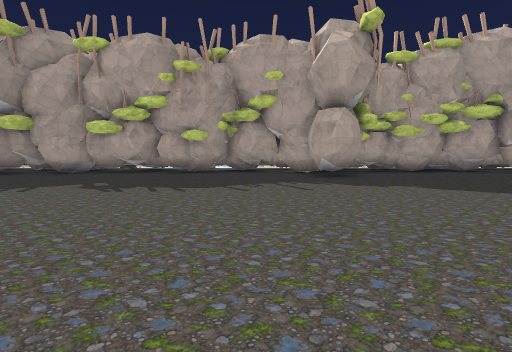
[1] (above)

22 first-person views from a walk through a 3-D level made in the Godot game engine. The camera is 1.3 m above the floor, tilts 4° down and sees 80° across. The floor is counted in squares, 2 m on a side. Each view is taken from the middle of a square. On the plan, view 1 faces up. The plan holds only what a view shows up to about 10 squares ahead; the rest is blank. The place goes on beyond the plan. Some surface patterns are stand-ins.

[2]
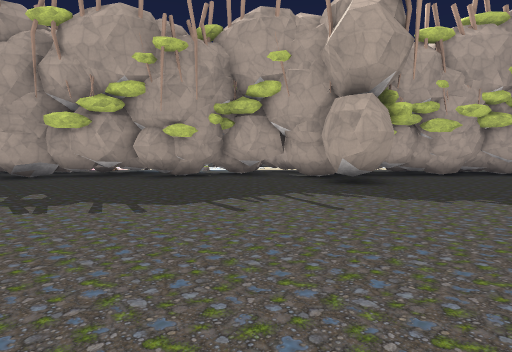

[3]
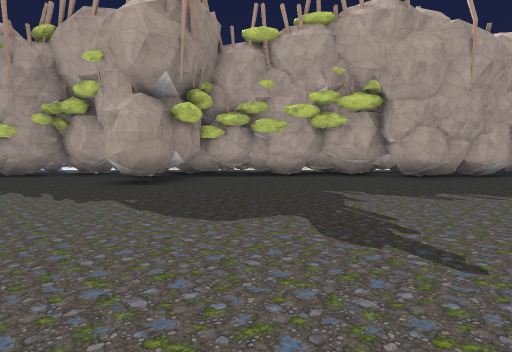

[4]
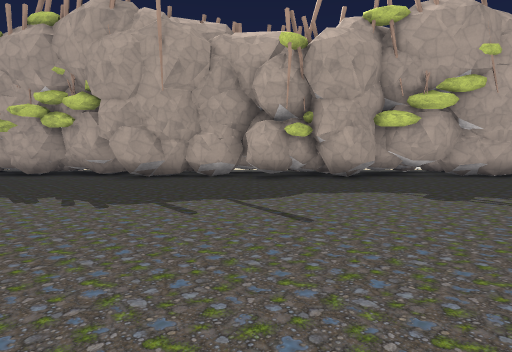

[5]
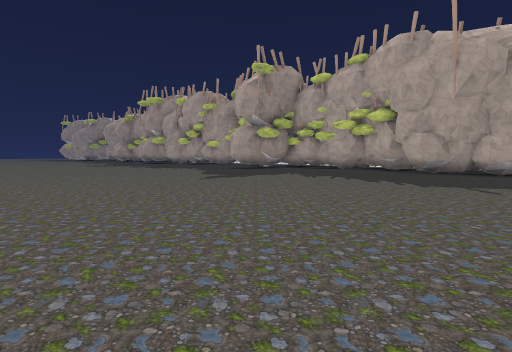

[6]
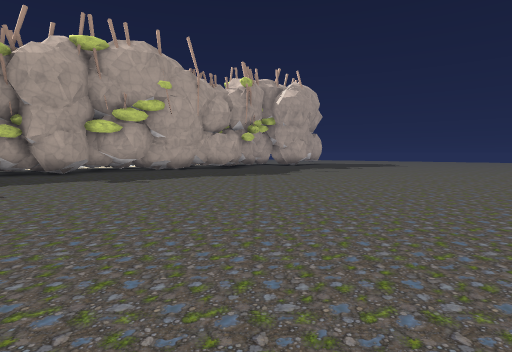

[7]
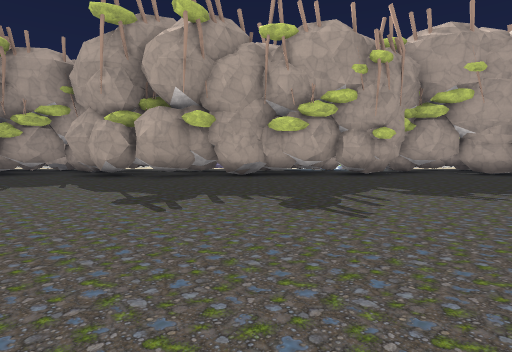

[8]
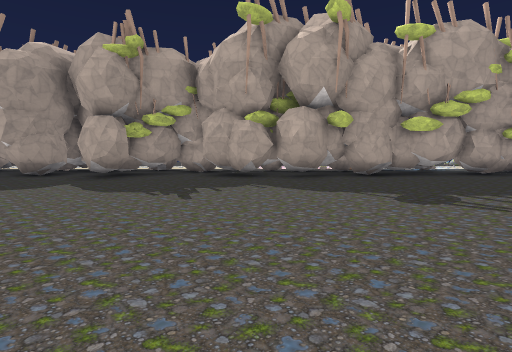

[9]
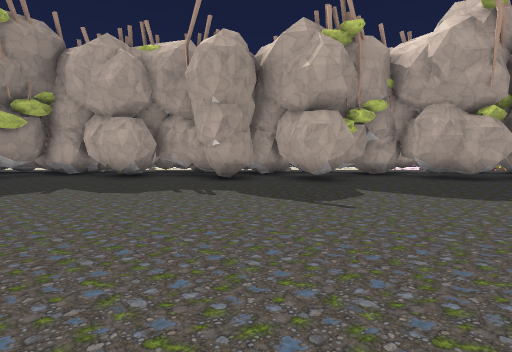

[10]
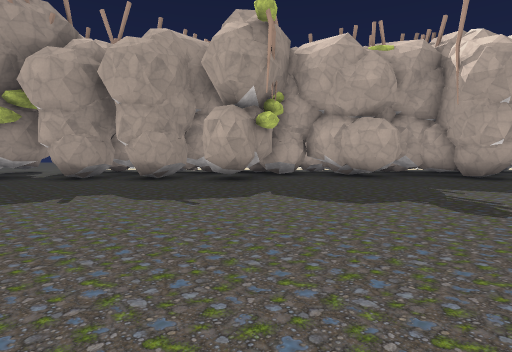

[11]
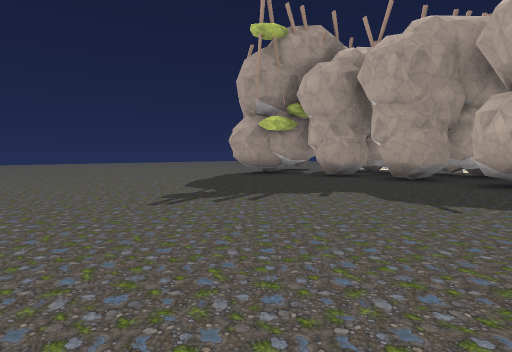

[12]
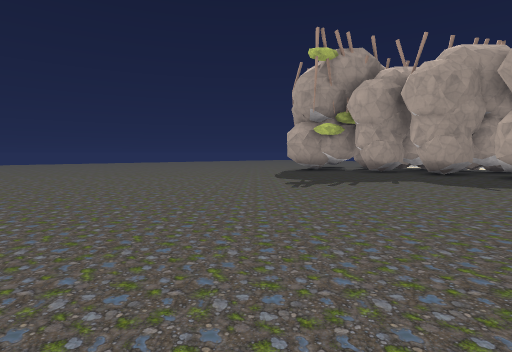

[13]
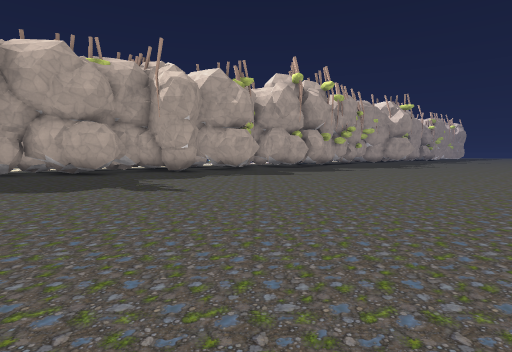

[14]
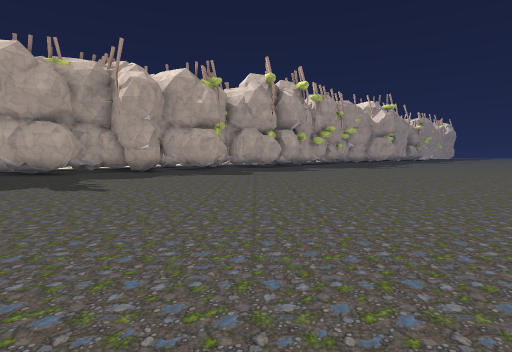

[15]
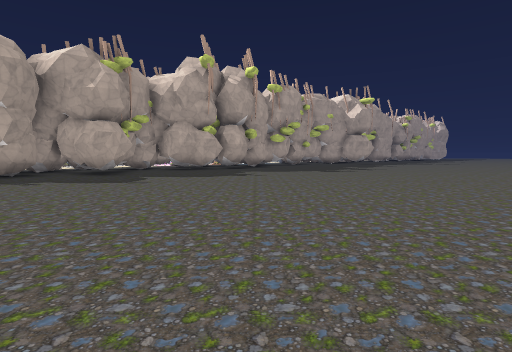

[16]
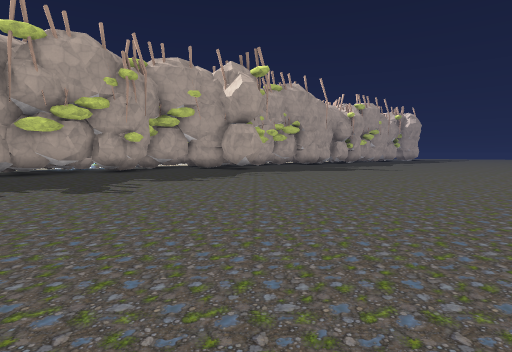

[17]
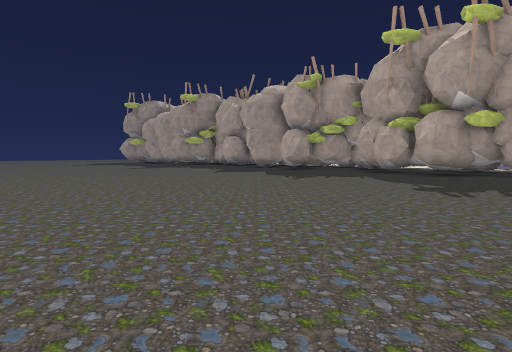

[18]
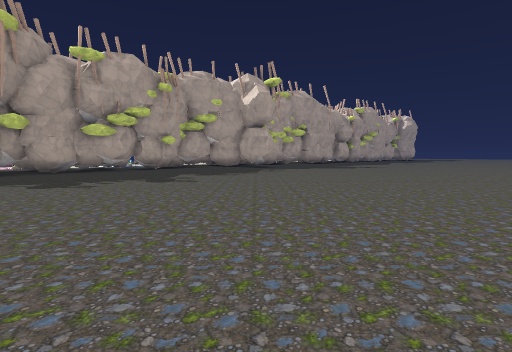

[19]
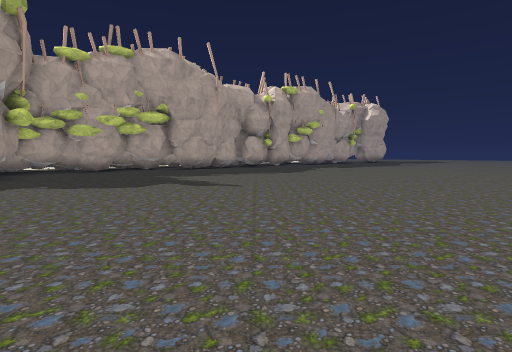

[20]
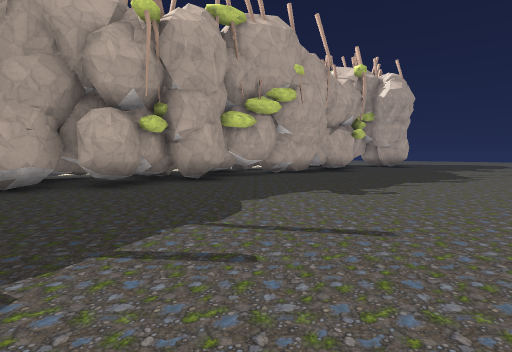

[21]
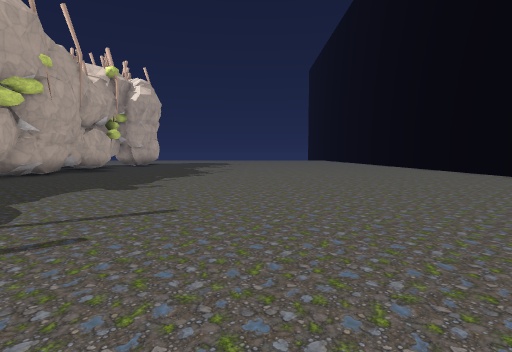

[22]
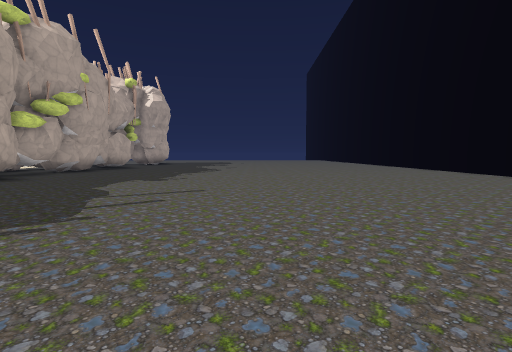

### Floor plan
Key: @ floor where view 1 was taken; # wall or solid block; . floor; O other object.
Columns run from 30 left of view 1 to 20 right of it. Each row starts with its distance up from view 1.
 15                                            ..
 14   OO O                                     OO
 13      #                                     #
 12       ##############      #####  #######   #  ##
 11 ########.#########.##########.#####...#############
 10 #.#.#.##.....#.##..#####........##.........#.......
  9 #...............................##.................
  8 ...................................................
  7 ...................................................
  6 ...................................................
  5 ...................................................
  4 ...................................................
  3 ...................................................
  2 ...................................................
  1 ...................................................
  0 ..............................@....................
 -1   ................ ................................
 -2                      ......                  ......
 -3                                               .....

Where each view was taken, in squares from view 1:
view 1: 0 up, 0 right, facing up
view 2: 2 up, 0 right, facing up
view 3: 2 up, 5 right, facing up
view 4: 2 up, 13 right, facing up
view 5: 1 down, 13 right, facing up-left
view 6: 1 down, 13 right, facing up-right
view 7: 1 up, 6 left, facing up
view 8: 1 up, 10 left, facing up
view 9: 2 up, 16 left, facing up
view 10: 2 up, 23 left, facing up
view 11: 2 up, 23 left, facing up-left
view 12: 1 down, 23 left, facing up-left
view 13: 0 up, 23 left, facing up-right
view 14: 1 down, 22 left, facing up-right
view 15: 1 down, 18 left, facing up-right
view 16: 1 down, 7 left, facing up-right
view 17: 1 down, 6 left, facing up-left
view 18: 2 down, 9 left, facing up-right
view 19: 1 down, 2 right, facing up-right
view 20: 4 up, 11 right, facing up-right
view 21: 4 up, 10 right, facing right
view 22: 4 up, 8 right, facing right
